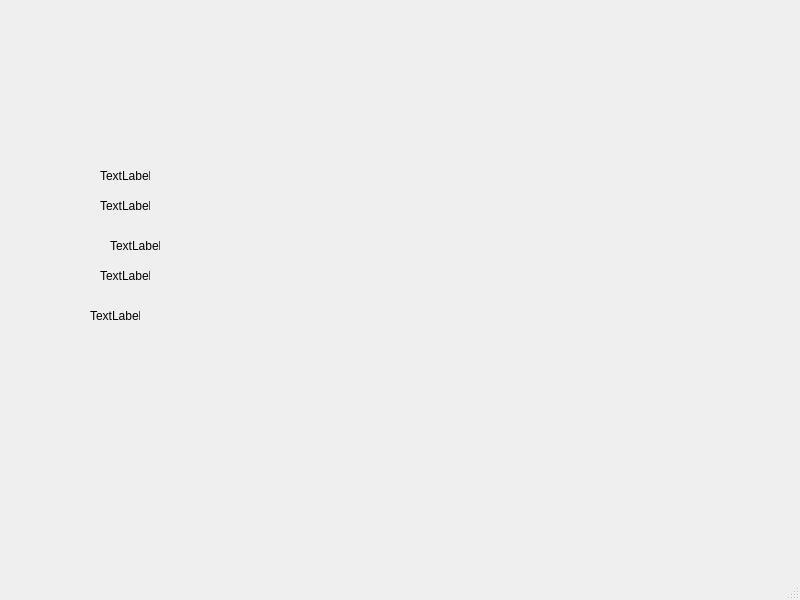
<?xml version="1.0" encoding="UTF-8"?>
<ui version="4.0">
 <class>MainWindow</class>
 <widget class="QMainWindow" name="MainWindow">
  <property name="geometry">
   <rect>
    <x>0</x>
    <y>0</y>
    <width>800</width>
    <height>600</height>
   </rect>
  </property>
  <property name="windowTitle">
   <string>MainWindow</string>
  </property>
  <widget class="QWidget" name="centralwidget">
   <widget class="QLabel" name="label">
    <property name="geometry">
     <rect>
      <x>100</x>
      <y>170</y>
      <width>50</width>
      <height>12</height>
     </rect>
    </property>
    <property name="text">
     <string>TextLabel</string>
    </property>
   </widget>
   <widget class="QLabel" name="label_2">
    <property name="geometry">
     <rect>
      <x>100</x>
      <y>200</y>
      <width>50</width>
      <height>12</height>
     </rect>
    </property>
    <property name="text">
     <string>TextLabel</string>
    </property>
   </widget>
   <widget class="QLabel" name="label_3">
    <property name="geometry">
     <rect>
      <x>110</x>
      <y>240</y>
      <width>50</width>
      <height>12</height>
     </rect>
    </property>
    <property name="text">
     <string>TextLabel</string>
    </property>
   </widget>
   <widget class="QLabel" name="label_4">
    <property name="geometry">
     <rect>
      <x>100</x>
      <y>270</y>
      <width>50</width>
      <height>12</height>
     </rect>
    </property>
    <property name="text">
     <string>TextLabel</string>
    </property>
   </widget>
   <widget class="QLabel" name="label_5">
    <property name="geometry">
     <rect>
      <x>90</x>
      <y>310</y>
      <width>50</width>
      <height>12</height>
     </rect>
    </property>
    <property name="text">
     <string>TextLabel</string>
    </property>
   </widget>
  </widget>
  <widget class="QMenuBar" name="menubar">
   <property name="geometry">
    <rect>
     <x>0</x>
     <y>0</y>
     <width>800</width>
     <height>24</height>
    </rect>
   </property>
  </widget>
  <widget class="QStatusBar" name="statusbar"/>
 </widget>
 <resources/>
 <connections/>
</ui>
